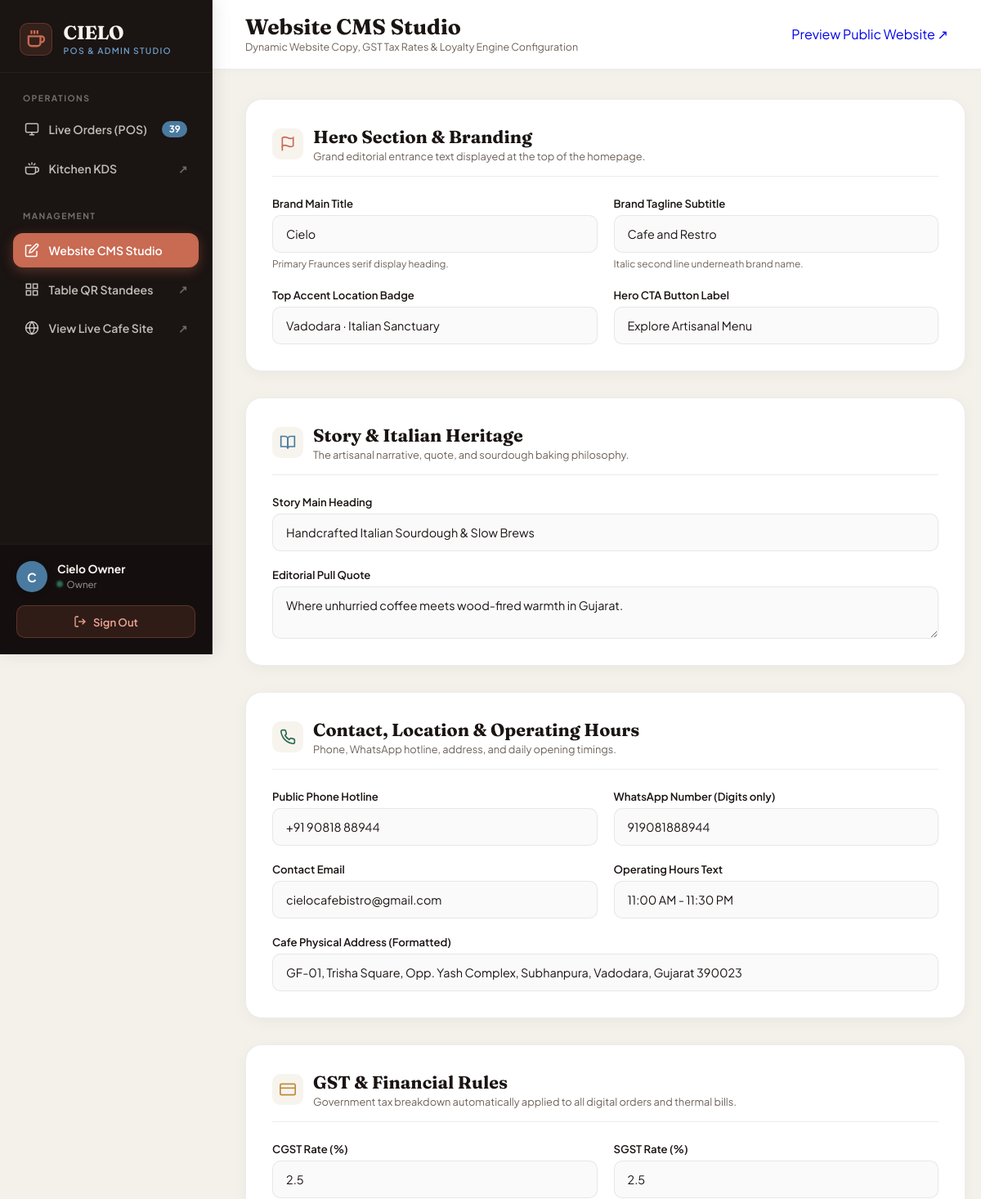
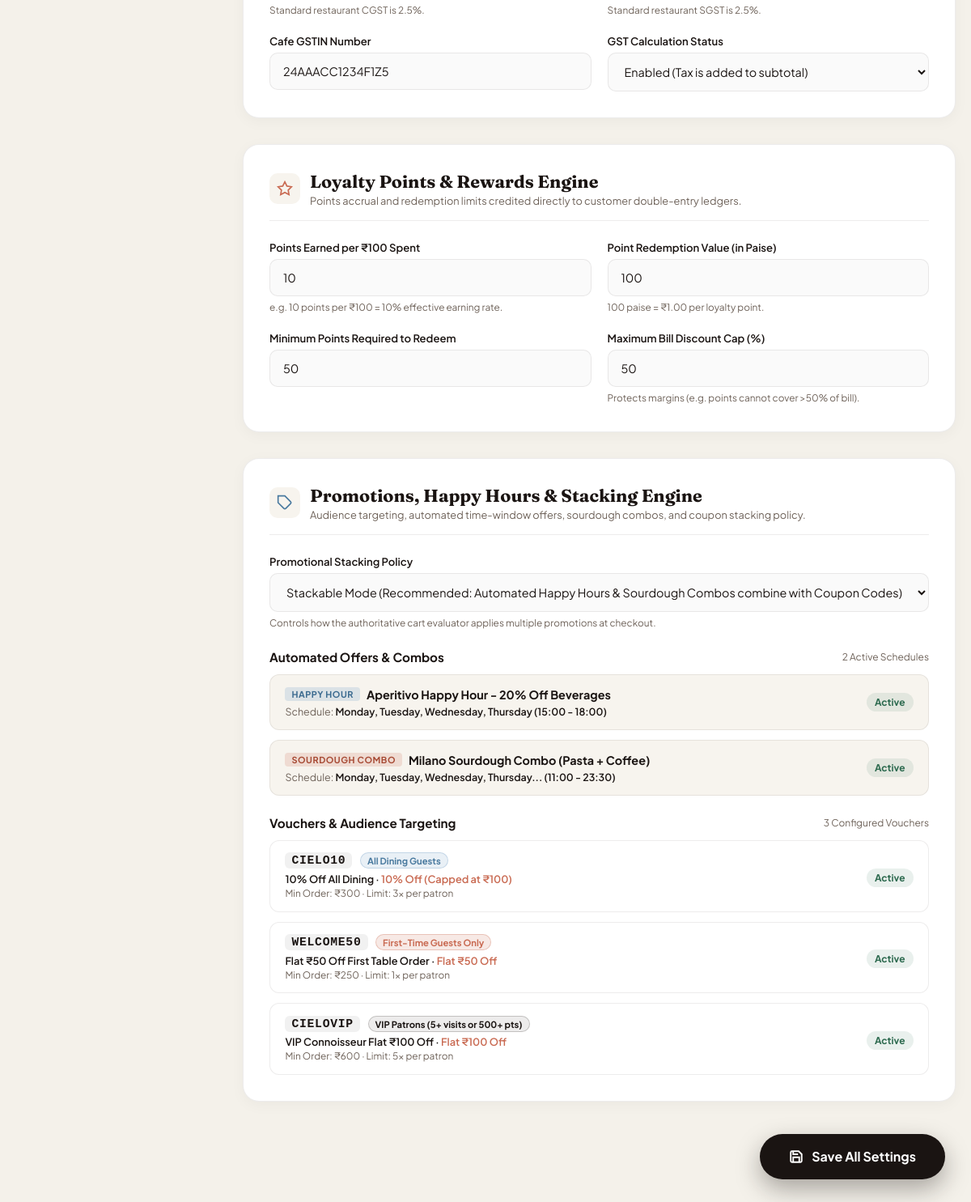
Screenshot of /admin/cms.php (signed in) with the database file from the repository (2 pictures, top to bottom).
### tables this page shows
CREATE TABLE `offers` (
  `id` INTEGER PRIMARY KEY AUTOINCREMENT,
  `title` TEXT NOT NULL,
  `type` TEXT NOT NULL,
  `rules_json` TEXT NOT NULL,
  `schedule_json` TEXT NULL,
  `banner_url` TEXT NULL,
  `priority` INTEGER NOT NULL DEFAULT 0,
  `is_active` INTEGER NOT NULL DEFAULT 1,
  `created_at` TEXT NOT NULL DEFAULT CURRENT_TIMESTAMP,
  `updated_at` TEXT NOT NULL DEFAULT CURRENT_TIMESTAMP
);

CREATE TABLE `coupons` (
  `id` INTEGER PRIMARY KEY AUTOINCREMENT,
  `code` TEXT NOT NULL UNIQUE,
  `title` TEXT NOT NULL,
  `type` TEXT NOT NULL DEFAULT 'percentage',
  `value` REAL NOT NULL,
  `min_order_paise` INTEGER NOT NULL DEFAULT 0,
  `max_discount_paise` INTEGER NOT NULL DEFAULT 0,
  `start_date` TEXT NOT NULL,
  `end_date` TEXT NOT NULL,
  `usage_limit_total` INTEGER NOT NULL DEFAULT 0,
  `usage_limit_per_user` INTEGER NOT NULL DEFAULT 1,
  `audience` TEXT NOT NULL DEFAULT 'all',
  `is_active` INTEGER NOT NULL DEFAULT 1,
  `created_at` TEXT NOT NULL DEFAULT CURRENT_TIMESTAMP,
  `updated_at` TEXT NOT NULL DEFAULT CURRENT_TIMESTAMP
);

### admin/cms.php (the view, shortened to what the rows shown need)
<?php
require_once __DIR__ . '/../app/bootstrap.php';
$couponsList = Coupon::all('id ASC');
$offersList = Offer::all('priority ASC, id ASC');
?>
<!DOCTYPE html>
<html lang="en">
<head>
</head>
<body>
  <div class="admin-main-wrapper">
    <header class="admin-topbar">
      <div class="topbar-title-wrap">
        <h1 class="topbar-heading">Website CMS Studio</h1>
      </div>
    </header>
    <main class="cms-content-area">
      <form method="POST" action="/admin/cms.php" id="cmsForm">
        <div class="studio-layout">
          <div class="form-sections">
            <div class="cms-card">
              <div class="section-header">
                <div>
                  <h2 class="section-title">Hero Section & Branding</h2>
                </div>
              </div>
            </div>
            <div class="cms-card">
              <div class="section-header">
                <div>
                  <h2 class="section-title">Story & Italian Heritage</h2>
                </div>
              </div>
            </div>
            <div class="cms-card">
              <div class="section-header">
                <div>
                  <h2 class="section-title">Contact, Location & Operating Hours</h2>
                </div>
              </div>
            </div>
            <div class="cms-card">
              <div class="section-header">
                <div>
                  <h2 class="section-title">GST & Financial Rules</h2>
                </div>
              </div>
            </div>
            <div class="cms-card">
              <div class="section-header">
                <div>
                  <h2 class="section-title">Loyalty Points & Rewards Engine</h2>
                </div>
              </div>
            </div>
            <div class="cms-card">
              <div class="section-header">
                <div>
                  <h2 class="section-title">Promotions, Happy Hours & Stacking Engine</h2>
                </div>
              </div>
              <div style="margin-top: 1.25rem;">
                <div style="display:flex; flex-direction:column; gap:0.75rem;">
                  <?php foreach ($offersList as $off): ?>
                    <?php
                      $sched = !empty($off['schedule_json']) ? json_decode($off['schedule_json'], true) : [];
                      $daysText = !empty($sched['days']) ? implode(', ', array_slice($sched['days'], 0, 4)) . (count($sched['days']) > 4 ? '...' : '') : 'Everyday';
                      $timeText = (!empty($sched['start_time']) && !empty($sched['end_time'])) ? ($sched['start_time'] . ' - ' . $sched['end_time']) : 'All Day';
                    ?>
                    <div style="background:var(--bg-cream); border:1px solid var(--border-warm); border-radius:12px; padding:0.9rem 1.15rem; display:flex; justify-content:space-between; align-items:center;">
                      <div>
                        <div style="display:flex; align-items:center; gap:0.5rem; margin-bottom:0.25rem;">
                          <span style="font-size:0.68rem; font-weight:700; text-transform:uppercase; letter-spacing:0.05em; padding:2px 8px; border-radius:4px; background:<?= $off['type'] === 'happy_hour' ? 'rgba(107, 154, 196, 0.2)' : 'rgba(201, 106, 82, 0.18)' ?>; color:<?= $off['type'] === 'happy_hour' ? '#3B6A8F' : '#A74A34' ?>;">
                            <?= $off['type'] === 'happy_hour' ? 'Happy Hour' : 'Sourdough Combo' ?>
                          </span>
                          <strong style="font-size:0.9rem; color:var(--text-espresso);"><?= e($off['title']) ?></strong>
                        </div>
                        <div style="font-size:0.78rem; color:var(--text-muted);">
                          Schedule: <span style="color:var(--text-espresso); font-weight:600;"><?= e($daysText) ?> (<?= e($timeText) ?>)</span>
                        </div>
                      </div>
                      <span style="font-size:0.75rem; font-weight:700; color:#2D6A4F; background:rgba(45,106,79,0.1); padding:4px 10px; border-radius:999px;">
                        Active
                      </span>
                    </div>
                  <?php endforeach; ?>
                </div>
              </div>
              <div style="margin-top: 1.5rem;">
                <div style="display:flex; flex-direction:column; gap:0.75rem;">
                  <?php foreach ($couponsList as $cp): ?>
                    <?php
                      $audBadgeColor = match($cp['audience']) {
                        'vip' => 'background:rgba(26,20,18,0.08); color:var(--text-espresso); border:1px solid rgba(26,20,18,0.2);',
                        'first_time' => 'background:rgba(201,106,82,0.15); color:var(--accent-terracotta); border:1px solid rgba(201,106,82,0.3);',
                        default => 'background:rgba(107,154,196,0.15); color:var(--accent-sky-deep); border:1px solid rgba(107,154,196,0.3);',
                      };
                      $audLabel = match($cp['audience']) {
                        'vip' => 'VIP Patrons (5+ visits or 500+ pts)',
                        'first_time' => 'First-Time Guests Only',
                        default => 'All Dining Guests',
                      };
                      $discountDisplay = ($cp['type'] === 'percentage')
                        ? ($cp['value'] . '% Off (Capped at ₹' . ($cp['max_discount_paise'] / 100) . ')')
                        : ('Flat ₹' . $cp['value'] . ' Off');
                    ?>
                    <div style="background:#FFFFFF; border:1px solid var(--border-warm); border-radius:12px; padding:0.9rem 1.15rem; display:flex; justify-content:space-between; align-items:center;">
                      <div>
                        <div style="display:flex; align-items:center; gap:0.6rem; margin-bottom:0.3rem;">
                          <span style="font-family:monospace; font-weight:800; font-size:0.92rem; background:rgba(26,20,18,0.06); padding:2px 8px; border-radius:6px; letter-spacing:0.05em; color:var(--text-espresso);">
                            <?= e($cp['code']) ?>
                          </span>
                          <span style="font-size:0.7rem; font-weight:700; padding:2px 8px; border-radius:999px; <?= $audBadgeColor ?>">
                            <?= e($audLabel) ?>
                          </span>
                        </div>
                        <div style="font-size:0.8rem; color:var(--text-espresso); font-weight:600;">
                          <?= e($cp['title']) ?> &middot; <span style="color:var(--accent-terracotta);"><?= e($discountDisplay) ?></span>
                        </div>
                        <div style="font-size:0.74rem; color:var(--text-muted); margin-top:2px;">
                          Min Order: ₹<?= number_format($cp['min_order_paise'] / 100) ?> &middot; Limit: <?= $cp['usage_limit_per_user'] ?>x per patron
                        </div>
                      </div>
                      <div style="text-align:right;">
                        <span style="font-size:0.75rem; font-weight:700; color:#2D6A4F; background:rgba(45,106,79,0.1); padding:4px 10px; border-radius:999px;">
                          <?= (!empty($cp['is_active'])) ? 'Active' : 'Inactive' ?>
                        </span>
                      </div>
                    </div>
                  <?php endforeach; ?>
                </div>
              </div>
            </div>
          </div>
        </div>
      </form>
    </main>
  </div>
</body>
</html>

### rows the page displays
offers: type "HAPPY HOUR", title "Aperitivo Happy Hour - 20% Off Beverages", schedule_json "Monday, Tuesday, Wednesday, Thursday", schedule_json "15:00 - 18:00"
offers: type "SOURDOUGH COMBO", title "Milano Sourdough Combo (Pasta + Coffee)", schedule_json "Monday, Tuesday, Wednesday, Thursday...", schedule_json "11:00 - 23:30"
coupons: code "CIELO10", audience "All Dining Guests", title "10% Off All Dining", discountDisplay "10% Off (Capped at ₹100)", $cp['min_order_paise']/100 "300", usage_limit_per_user "3", is_active "Active"
coupons: code "WELCOME50", audience "First-Time Guests Only", title "Flat ₹50 Off First Table Order", discountDisplay "Flat ₹50 Off", $cp['min_order_paise']/100 "250", usage_limit_per_user "1", is_active "Active"
coupons: code "CIELOVIP", audience "VIP Patrons (5+ visits or 500+ pts)", title "VIP Connoisseur Flat ₹100 Off", discountDisplay "Flat ₹100 Off", $cp['min_order_paise']/100 "600", usage_limit_per_user "5", is_active "Active"

### other values shown
$activeOrdersCount "39"
substr((string)($staffUser['name'] ?? 'U'), 0, 1) "C"
$staffUser['name'] "Cielo Owner"
$staffUser['role'] "Owner"
count($offersList) "2"
count($couponsList) "3"
